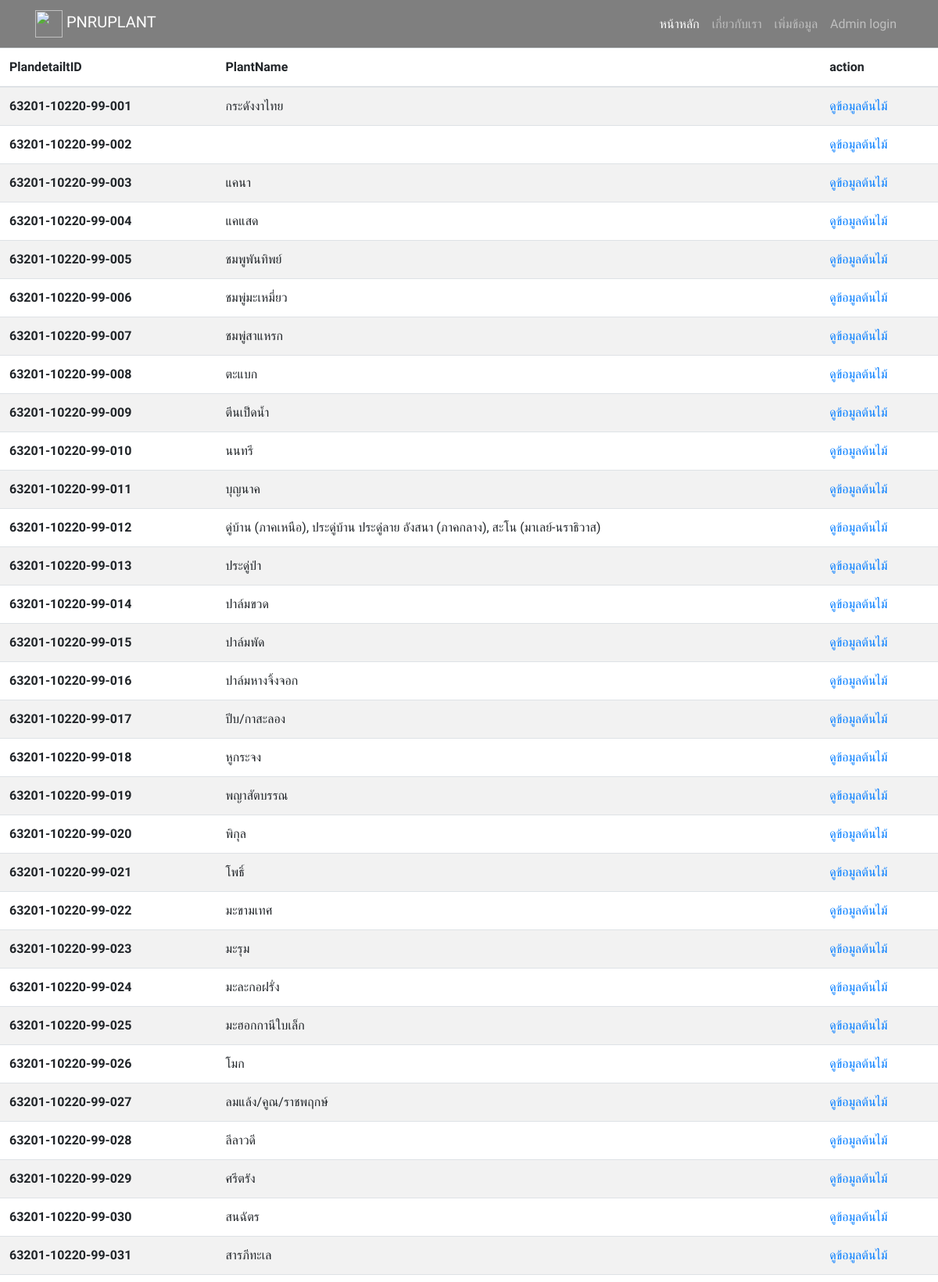
The app's page /showdetail.php (upper part) with its own data.
### tables this page shows
CREATE TABLE `plantdetail` (
  `PlandetailtID` varchar(60) NOT NULL,
  `PlantName` varchar(300) NOT NULL,
  `PlantScience` varchar(300) NOT NULL,
  `PlantDiscover` varchar(300) NOT NULL,
  `PlantCommonname` varchar(300) NOT NULL,
  `PlantType` varchar(300) NOT NULL,
  `PlantTypeENG` varchar(300) NOT NULL,
  `PlantDistrbution` varchar(300) NOT NULL,
  `PlantDistrbutionEng` varchar(300) NOT NULL,
  `PlantBenefit` varchar(300) NOT NULL,
  `PlantBenefitEng` varchar(300) NOT NULL,
  `PlantBanefity` varchar(300) NOT NULL,
  `PlantBanefityEng` varchar(300) NOT NULL,
  `PlantFlower` varchar(300) NOT NULL,
  `PlantFlowerEng` varchar(300) NOT NULL,
  `PlantRound` varchar(300) NOT NULL,
  `PlantRoundEng` varchar(300) NOT NULL,
  `PlantSeed` varchar(300) NOT NULL,
  `PlantSeedEng` varchar(300) NOT NULL,
  `PlantStem` varchar(300) NOT NULL,
  `PlantStemEng` varchar(300) NOT NULL,
  `PlantLeaf` varchar(300) NOT NULL,
  `PlantLeafEng` varchar(300) NOT NULL,
  `SeasonID` char(2) NOT NULL,
  `PlantfamilyID` char(10) NOT NULL
);

### showdetail.php (the view, shortened to what this page needs)
<!DOCTYPE html>
<html lang="en">
<head>
    <link rel="stylesheet" href="https://maxcdn.bootstrapcdn.com/bootstrap/4.0.0/css/bootstrap.min.css">
    <link rel="stylesheet" href="node_modules/@fortawesome/fontawesome-free/css/all.min.css">
    <link rel="stylesheet" href="css/style.css">
</head>
<body>
    <nav id="navbar" class="navbar navbar-expand-lg position-sticky navbar-dark bg-alpha">
        <div class="container">
            <a class="navbar-brand" href="index.html">
                <img src="assets/image/logo.jpg" width="35" height="35" class="d-inline-block align-top" alt="">
                PNRUPLANT
            </a>
            <div class="collapse navbar-collapse" id="navbarKey">
                <ul class="navbar-nav ml-auto text-center">
                    <li class="nav-item active">
                        <a class="nav-link" href="index.html">หน้าหลัก <span class="sr-only">(current)</span></a>
                    </li>
                    <li class="nav-item">
                        <a class="nav-link" href="#footer">เกี่ยวกับเรา</a>
                    </li>
                    <li class="nav-item">
                        <a class="nav-link" href="#input">เพิ่มข้อมูล</a>
                    </li>
                    <li class="nav-item">
                        <a class="nav-link" href="singin.php">Admin login</a>
                    </li>
                </ul>
            </div>
        </div>
    </nav>
    <?php
    include('connection.php');
    $query = "SELECT PlandetailtID, PlantName FROM `plantdetail` ORDER BY `PlandetailtID` ASC" or die("Error:" . mysqli_error());
    $result = mysqli_query($conn, $query);
    echo "<table class='table table-striped '>";
    echo "<thead>";
    echo "<tr>
        <th>PlandetailtID</th>
        <th>PlantName</th>
        <th>action</th>
    </tr>";
    echo "</thead>";
    echo "<tbody>";
    while ($row = mysqli_fetch_array($result)) {
        echo "<tr>";
        echo "<th>" . $row["PlandetailtID"] .  "</th> ";
        echo "<td>" . $row["PlantName"] .  "</td> ";
        echo "<td><a href='detail.php?ID=$row[0]'>ดูข้อมูลต้นไม้</a> <br>
        ";
        echo "</tr>";
    }
    echo "</table>";
    ?>
</body>
</html>

### css/style.css (style rules this page uses)
html, body { height: 100%; font-family: "Prompt", sans-serif; }
.bg-alpha { background: rgba(0, 0, 0, 0.5); }

### records on screen
plantdetail: PlandetailtID "63201-10220-99-001", PlantName "กระดังงาไทย"
plantdetail: PlandetailtID "63201-10220-99-002"
plantdetail: PlandetailtID "63201-10220-99-003", PlantName "แคนา"
plantdetail: PlandetailtID "63201-10220-99-004", PlantName "แคแสด"
plantdetail: PlandetailtID "63201-10220-99-005", PlantName "ชมพูพันทิพย์"
plantdetail: PlandetailtID "63201-10220-99-006", PlantName "ชมพู่มะเหมี่ยว"
plantdetail: PlandetailtID "63201-10220-99-007", PlantName "ชมพู่สาแหรก"
plantdetail: PlandetailtID "63201-10220-99-008", PlantName "ตะแบก"
plantdetail: PlandetailtID "63201-10220-99-009", PlantName "ตีนเป็ดน้ำ"
plantdetail: PlandetailtID "63201-10220-99-010", PlantName "นนทรี"
plantdetail: PlandetailtID "63201-10220-99-011", PlantName "บุญนาค"
plantdetail: PlandetailtID "63201-10220-99-012", PlantName "ดู่บ้าน (ภาคเหนือ), ประดู่บ้าน ประดู่ลาย อังสนา (ภาคกลาง), สะโน (มาเลย์-นราธิวาส)"
plantdetail: PlandetailtID "63201-10220-99-013", PlantName "ประดู่ป่า"
plantdetail: PlandetailtID "63201-10220-99-014", PlantName "ปาล์มขวด"
plantdetail: PlandetailtID "63201-10220-99-015", PlantName "ปาล์มพัด"
plantdetail: PlandetailtID "63201-10220-99-016", PlantName "ปาล์มหางจิ้งจอก"
plantdetail: PlandetailtID "63201-10220-99-017", PlantName "ปีบ/กาสะลอง"
plantdetail: PlandetailtID "63201-10220-99-018", PlantName "หูกระจง"
plantdetail: PlandetailtID "63201-10220-99-019", PlantName "พญาสัตบรรณ"
plantdetail: PlandetailtID "63201-10220-99-020", PlantName "พิกุล"
plantdetail: PlandetailtID "63201-10220-99-021", PlantName "โพธิ์"
plantdetail: PlandetailtID "63201-10220-99-022", PlantName "มะขามเทศ"
plantdetail: PlandetailtID "63201-10220-99-023", PlantName "มะรุม"
plantdetail: PlandetailtID "63201-10220-99-024", PlantName "มะละกอฝรั่ง"
plantdetail: PlandetailtID "63201-10220-99-025", PlantName "มะฮอกกานีใบเล็ก"
plantdetail: PlandetailtID "63201-10220-99-026", PlantName "โมก"
plantdetail: PlandetailtID "63201-10220-99-027", PlantName "ลมแล้ง/คูณ/ราชพฤกษ์"
plantdetail: PlandetailtID "63201-10220-99-028", PlantName "ลีลาวดี"
plantdetail: PlandetailtID "63201-10220-99-029", PlantName "ศรีตรัง"
plantdetail: PlandetailtID "63201-10220-99-030", PlantName "สนฉัตร"
plantdetail: PlandetailtID "63201-10220-99-031", PlantName "สารภีทะเล"
